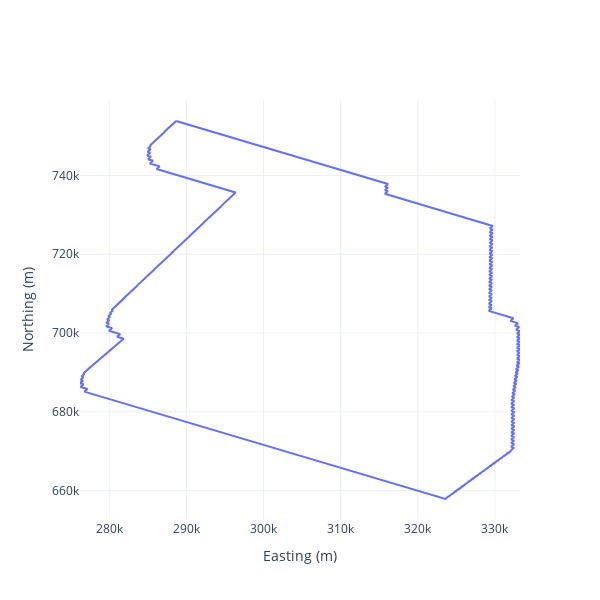

Here is the notebook cell this chart was saved with:
### Code cell
fig = go.Figure()

fig.add_trace(go.Scatter(x=df['Easting'], y=df['Northing'],
                    mode='lines',
                    name='Survey Polygon'))
fig.update_layout(
    xaxis_title="Easting (m)",
    yaxis_title="Northing (m)",
    legend_title="Dips",
    height=600,
    width=600,
    template='plotly_white')

### Figure 1 — Plotly figure (JSON) as saved in the notebook; plotly's stock layout.template omitted (floating-point values rounded to 4 significant figures; data arrays with more than 128 entries replaced by an {"elided": "..."} marker saying what was removed)
{"data": [{"mode": "lines", "name": "Survey Polygon", "type": "scatter", "x": {"elided": "321 float values"}, "y": {"elided": "321 float values"}}], "layout": {"height": 600, "legend": {"title": {"text": "Dips"}}, "width": 600, "xaxis": {"autorange": true, "range": [276200.0, 333300.0], "title": {"text": "Easting (m)"}, "type": "linear"}, "yaxis": {"autorange": true, "range": [652600.0, 759200.0], "title": {"text": "Northing (m)"}, "type": "linear"}}}
